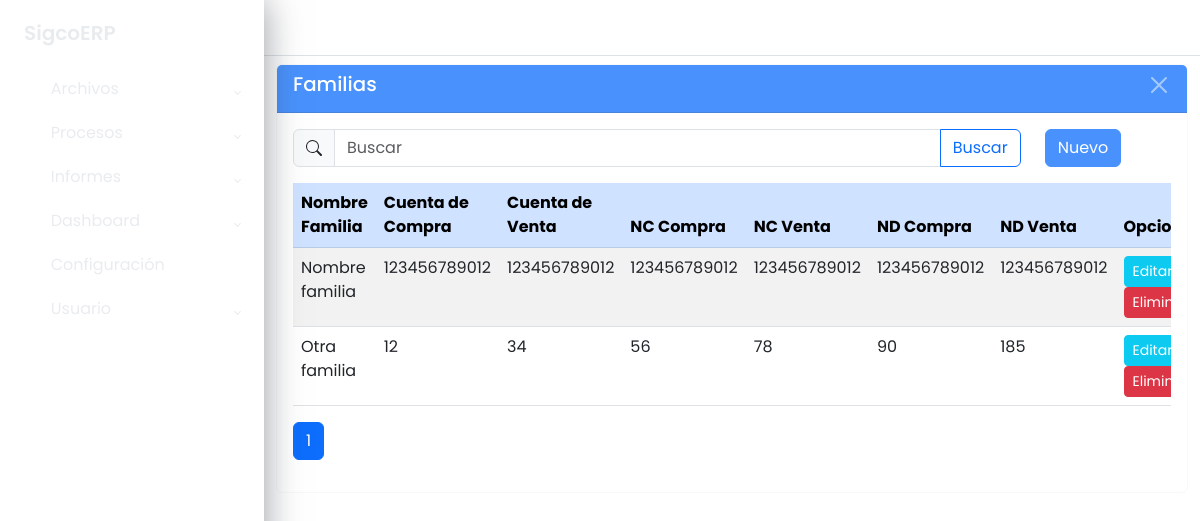
The page /maestros/clas_producto/listar/ on the database its author committed.
### apps/maestros/models/models_base.py (models this page shows, shortened)
class ClasProducto(ModeloBaseGenerico):
	id_clas_producto = models.AutoField(primary_key=True)
	nombre_familia = models.CharField("Nombre Familia", max_length=50,
									  null=True, blank=True)
	cta_compra = models.CharField("Cuenta de Compra", max_length=12, null=True,
								  blank=True)
	cta_venta = models.CharField("Cuenta de Venta", max_length=12, null=True,
								 blank=True)
	nc_compra = models.CharField("NC Compra", max_length=12, null=True,
								 blank=True)
	nc_venta = models.CharField("NC Venta", max_length=12, null=True,
								blank=True)
	nd_compra = models.CharField("ND Compra", max_length=12, null=True,
								 blank=True)
	nd_venta = models.CharField("ND Venta", max_length=12, null=True,
								blank=True)
	class Meta:
		db_table = 'sgc_clas_producto'
		verbose_name = ('Familia')
		verbose_name_plural = ('Familias')
		ordering = ['nombre_familia']

### apps/maestros/views/clas_producto_views.py (the view)
class ClasProductoListView(GenericListView):
	model = modelo
	context_object_name = 'datos'
	template_name = f"maestros/{url_list}.html"
	cadena_filtro = "Q(nombre_familia__icontains=text) | \
		Q(cta_compra__icontains=text) | Q(cta_venta__icontains=text) | \
		Q(nc_compra__icontains=text) | Q(nc_venta__icontains=text) | \
		Q(nd_compra__icontains=text) | Q(nd_venta__icontains=text)"
	extra_context = {
		"titulo": model._meta.verbose_name_plural,
		"url_inicio": url_home,
		"url_create": url_create,
		"url_update": url_update,
		"url_delete": url_delete
	}

### apps/maestros/views/cruds_views_generics.py (called while the page is built)
    def get_queryset(self):
        queryset = super().get_queryset()
        text = self.request.GET.get('buscar', '')
        if text and self.cadena_filtro:
            queryset = queryset.filter(eval(self.cadena_filtro))
        return queryset

    def get_context_data(self, **kwargs):
        context = super().get_context_data(**kwargs)
        context["buscar"] = self.request.GET.get('buscar', '')
        return context

### apps/maestros/templates/maestros/clas_producto_list.html (shortened to what this page needs)
{% extends 'base.html' %}
{% block main %}
	<div class="wrapper">
		{% block sidebar %}
			{% include 'sidebar.html' %}
		{% endblock sidebar %}
		{% block maincomponent %}
			<div class="main">
				{% block buttonsidebartoggle %}
					{% include 'buttonsidebartoggle.html' %}
				{% endblock buttonsidebartoggle %}
				{% block principalcomponent %}
					<div class="container-fluid">
						<div class="card border-light mb-3 mt-2">
							<div class="card-header text-white bg-primary opacity-75 d-flex
									justify-content-between">
								<h3>{{ titulo }}</h3>
								<button type="button" class="btn-close btn-close-white"
									aria-label="Close"
									onclick="window.location.href='{% url url_inicio %}'">
								</button>
							</div>
							<div class="card-body">
								<div class="row">
									<div class="col col-10">
										<form method="get">
											<div class="input-group flex-nowrap">
												<span class="input-group-text">
												</span>
												<input type="text" class="form-control" name="buscar"
													value="{{ buscar }}" placeholder="Buscar"
													autocomplete="off">
												<button class="btn btn-outline-primary">
													Buscar
												</button>
											</div>
										</form>
									</div>
									<div class="col col-2">
										<a href="{% url url_create %}"
												class="btn btn-primary opacity-75">
											Nuevo
										</a>
									</div>
								</div>
								<div class="table-responsive mt-3">
									<table class="table table-striped">
										<thead class="table-primary">
											<tr>
												<th class="col-4">Nombre Familia</th>
												<th class="col-1">Cuenta de Compra</th>
												<th class="col-1">Cuenta de Venta</th>
												<th class="col-1">NC Compra</th>
												<th class="col-1">NC Venta</th>
												<th class="col-1">ND Compra</th>
												<th class="col-1">ND Venta</th>
												<th class="col-2">Opciones</th>
											</tr>
										</thead>
										<tbody>
											{% for dato in datos %}
												<tr>
													<td>{{ dato.nombre_familia }}</td>
													<td>{{ dato.cta_compra }}</td>
													<td>{{ dato.cta_venta }}</td>
													<td>{{ dato.nc_compra }}</td>
													<td>{{ dato.nc_venta }}</td>
													<td>{{ dato.nd_compra }}</td>
													<td>{{ dato.nd_venta }}</td>
													<td>
														<a href="{% url url_update dato.pk %}"
																class="btn btn-info text-white btn-sm">
															Editar
														</a>
														<a href="{% url url_delete dato.pk %}"
																class="btn btn-danger text-white btn-sm">
															Eliminar
														</a>
													</td>
												</tr>
											{% endfor %}
										</tbody>
									</table>
									{% block paginador %}
										{% include 'paginador.html' %}
									{% endblock %}
								</div>
							</div>
						</div>
					</div>
				{% endblock principalcomponent %}
			</div>
		{% endblock maincomponent %}
	</div>
{% endblock main %}

### static/css/style.css (style rules this page uses)
body { font-family: 'Poppins', sans-serif; margin: 0; background-image: url("../img/background-image.jpg"); background-repeat: no-repeat; background-position: center bottom; background-size: cover; }
h3 { font-size: 1.2375rem; color: #FFF; }
.wrapper { align-items: stretch; display: flex; width: 100%; }
.main { display: flex; flex-direction: column; min-height: 100vh; width: 100%; overflow: hidden; transition: all 0.35s ease-in-out; }

### rows shown on the page
ClasProducto: nombre_familia "Nombre familia", cta_compra "123456789012", cta_venta "123456789012", nc_compra "123456789012", nc_venta "123456789012", nd_compra "123456789012", nd_venta "123456789012"
ClasProducto: nombre_familia "Otra familia", cta_compra "12", cta_venta "34", nc_compra "56", nc_venta "78", nd_compra "90", nd_venta "185"

### other values the page prints
{{ titulo }} "Familias"
{{ i }} "1"
